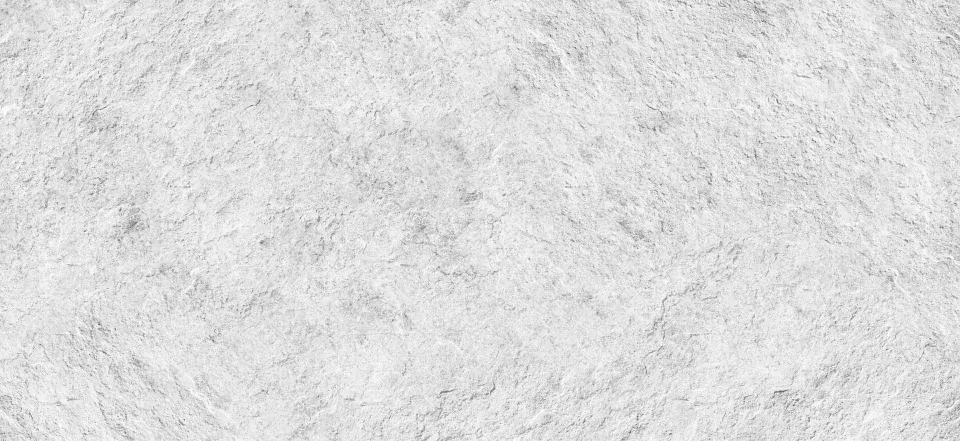
#> input picture images/gray_wall.webp, 1920 x 881 px (shown at 1/2 size)
$ python script.py
#> lines starting #> are read from the running program, lines starting #| are printed output that depends on the picture
from PIL import Image, ImageEnhance

img = Image.open("images/gray_wall.webp").convert("RGBA")
w, h = img.size
#> w = 1920; h = 881

size = 512
left = (w - size) // 2
#> left = 704
top = (h - size) // 2
#> top = 184
crop = img.crop((left, top, left + size, top + size))
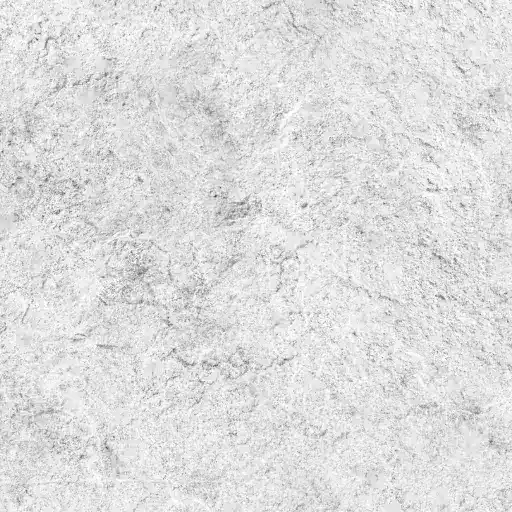
#> crop: PIL image 512x512 RGBA; mean R, G, B, A 222, 222, 222, 255

overlap = 64

def blend_axis(im, is_horizontal):
#> called with is_horizontal = True
    w_im, h_im = im.size
#> w_im = 512; h_im = 512
    if is_horizontal:
        main = im.crop((0, 0, w_im - overlap, h_im))
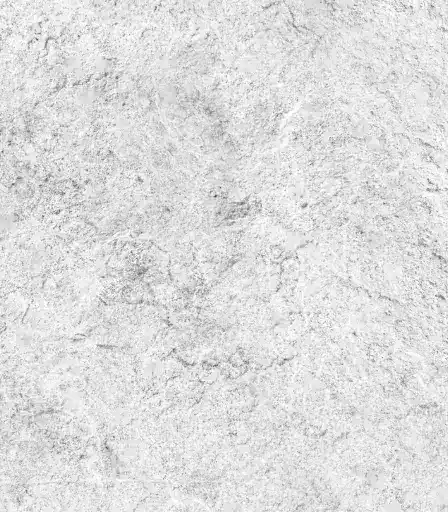
#> main: PIL image 448x512 RGBA; mean R, G, B, A 221.9, 221.8, 221.9, 255
        edge = im.crop((w_im - overlap, 0, w_im, h_im))
        mask = Image.linear_gradient("L").resize((overlap, h_im)).rotate(90, expand=True).resize((overlap, h_im))
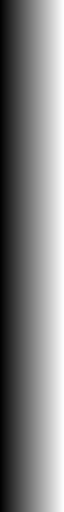
#> mask: PIL image 64x512 L; min 2, max 253, mean 128
        part = main.crop((0, 0, overlap, h_im))
        blended = Image.composite(edge, part, mask)
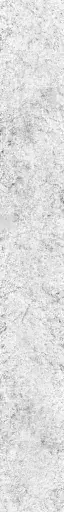
#> blended: PIL image 64x512 RGBA; mean R, G, B, A 221.7, 221.7, 221.7, 255
        main.paste(blended, (0, 0))
        return main
    else:
        main = im.crop((0, 0, w_im, h_im - overlap))
        edge = im.crop((0, h_im - overlap, w_im, h_im))
        mask = Image.linear_gradient("L").resize((w_im, overlap))
        part = main.crop((0, 0, w_im, overlap))
        blended = Image.composite(edge, part, mask)
        main.paste(blended, (0, 0))
        return main

res = blend_axis(crop, True)
res = blend_axis(res, False)
#> call 2 of blend_axis, with is_horizontal = False
#> in blend_axis (call 2), `main = im.crop((0, 0, w_im, h_im - overlap))`:
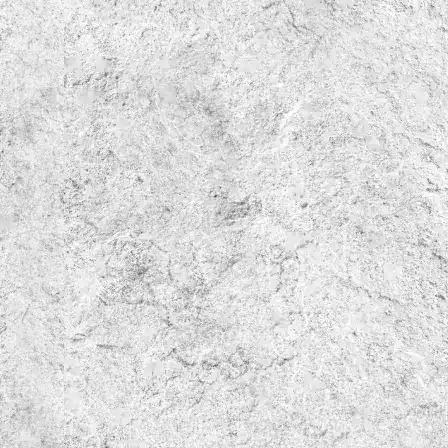
#> main: PIL image 448x448 RGBA; mean R, G, B, A 221.7, 221.7, 221.7, 255
#> in blend_axis (call 2), `mask = Image.linear_gradient("L").resize((w_im, overlap))`:
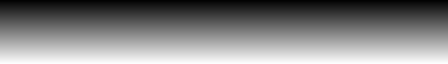
#> mask: PIL image 448x64 L; min 2, max 253, mean 128
#> in blend_axis (call 2), `blended = Image.composite(edge, part, mask)`:
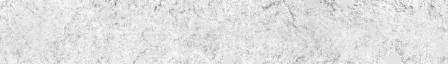
#> blended: PIL image 448x64 RGBA; mean R, G, B, A 224.4, 224.4, 224.4, 255

res = ImageEnhance.Contrast(res).enhance(1.15)
res = ImageEnhance.Sharpness(res).enhance(1.2)

res.save("images/gray_wall_tile.webp", "WEBP", quality=92, method=6)
print("Готово! Контрастный тайл сохранен.")
